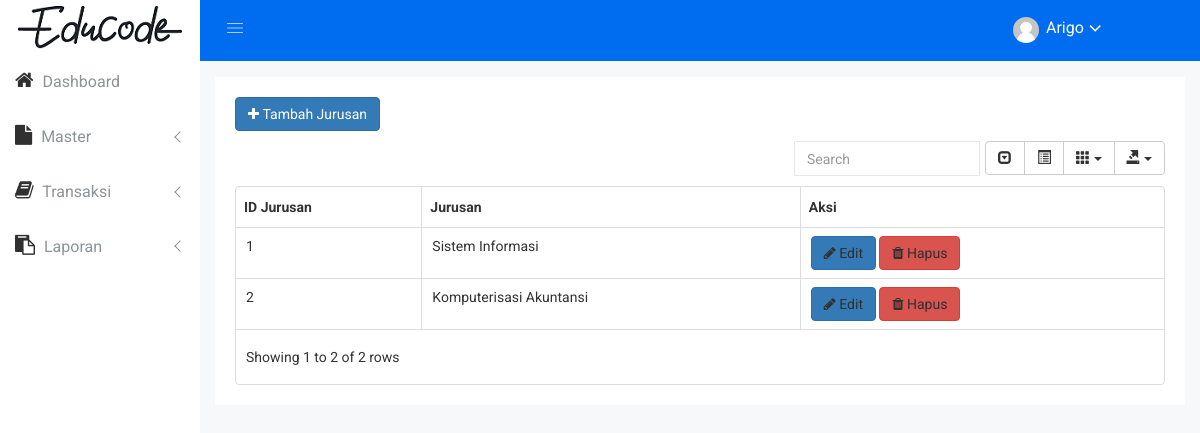
The page /index.php?page=jurusan (signed in) on the database as committed earlier.
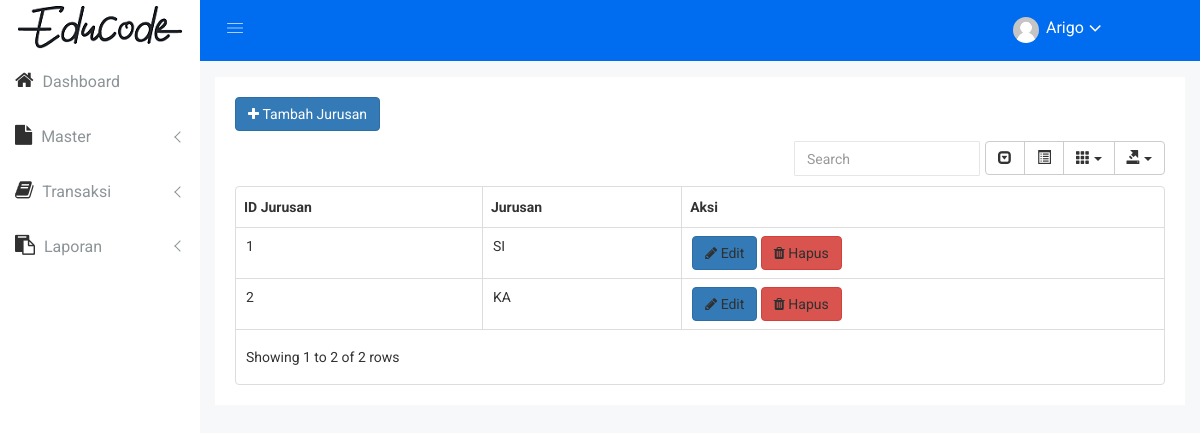
The same page on the database as committed later.
### tables this page shows
CREATE TABLE IF NOT EXISTS `tb_jurusan` (
`id_jurusan` int(11) NOT NULL,
  `nama_jurusan` varchar(45) DEFAULT NULL
);

### page/jurusan.php (the view)
<div class="data-table-area mg-b-15" style="padding-top: 20px;">
    <div class="container-fluid">
        <div class="row">
            <div class="col-lg-12 col-md-12 col-sm-12 col-xs-12">
                <div class="sparkline13-list">
                    <div class="sparkline13-hd">
                        <div class="main-sparkline13-hd">
                            <a href="index.php?page=jurusan-add" class="btn btn-custon-rounded-three btn-primary"><i class="fa fa-plus"></i>&nbsp;Tambah Jurusan</a>
                        </div>
                    </div>
                    <div class="sparkline13-graph">
                        <div class="datatable-dashv1-list custom-datatable-overright">
                            <table id="table" data-toggle="table" data-pagination="true" data-search="true" data-show-columns="true" data-show-pagination-switch="true" data-show-toggle="true" data-show-export="true" data-click-to-select="true" data-toolbar="#toolbar">
                                <thead>
                                    <tr>
                                        <th data-field="id_jurusan">ID Jurusan</th>
                                        <th data-field="jurusan">Jurusan</th>
                                        <th data-field="action">Aksi</th>
                                    </tr>
                                </thead>
                                <tbody>
                                <?php
                                    $r = $con->query("SELECT * FROM tb_jurusan");
                                    while ($rr = $r->fetch_array()) {
                                ?>
                                    <tr>
                                        <td><?php echo $rr['id_jurusan'];?></td>
                                        <td><?php echo $rr['nama_jurusan'];?></td>
                                        <td>
                                            <a href="index.php?page=jurusan-edit&id_jurusan=<?php echo $rr['id_jurusan'];?>" class="btn btn-custon-rounded-three btn-primary"><i class="fa fa-pencil"></i>&nbsp;Edit</a>
                                            <a href="controller/act-jurusan-del.php?id_jurusan=<?php echo $rr['id_jurusan'];?>" onclick="return confirm('Yakin ingin hapus data?')" class="btn btn-custon-rounded-three btn-danger"><i class="fa fa-trash"></i>&nbsp;Hapus</a>
                                        </td>
                                    </tr>
                                <?php
                                    }
                                ?>
                                </tbody>
                            </table>
                        </div>
                    </div>
                </div>
            </div>
        </div>
    </div>
</div>

Rows that differ between the two databases and show on the page:
changed tb_jurusan id 1: nama_jurusan "Sistem Informasi" → "SI"
changed tb_jurusan id 2: nama_jurusan "Komputerisasi Akuntansi" → "KA"
